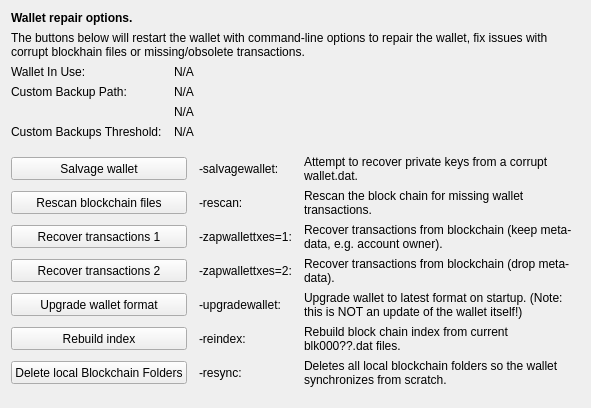
     <widget class="QWidget" name="tab_repair">
      <attribute name="title">
       <string>&amp;Wallet Repair</string>
      </attribute>
      <layout class="QGridLayout" name="gridLayout_4" columnstretch="0,0,0,0">
       <property name="horizontalSpacing">
        <number>12</number>
       </property>
       <item row="0" column="0" colspan="4">
        <widget class="QLabel" name="label_repair_header">
         <property name="font">
          <font>
           <weight>75</weight>
           <bold>true</bold>
          </font>
         </property>
         <property name="text">
          <string>Wallet repair options.</string>
         </property>
        </widget>
       </item>
       <item row="1" column="0" colspan="4">
        <widget class="QLabel" name="label_repair_helptext">
         <property name="font">
          <font>
           <weight>50</weight>
           <bold>false</bold>
          </font>
         </property>
         <property name="text">
          <string>The buttons below will restart the wallet with command-line options to repair the wallet, fix issues with corrupt blockhain files or missing/obsolete transactions.</string>
         </property>
         <property name="wordWrap">
          <bool>true</bool>
         </property>
        </widget>
       </item>
       <item row="2" column="0">
        <widget class="QLabel" name="wallet_path_label">
         <property name="text">
          <string>Wallet In Use:</string>
         </property>
        </widget>
       </item>
       <item row="2" column="1" colspan="3">
        <widget class="QLabel" name="wallet_path">
         <property name="cursor">
          <cursorShape>IBeamCursor</cursorShape>
         </property>
         <property name="text">
          <string>N/A</string>
         </property>
         <property name="textFormat">
          <enum>Qt::PlainText</enum>
         </property>
         <property name="textInteractionFlags">
          <set>Qt::LinksAccessibleByMouse|Qt::TextSelectableByKeyboard|Qt::TextSelectableByMouse</set>
         </property>
        </widget>
       </item>
       <item row="3" column="0">
        <widget class="QLabel" name="wallet_custombackuppath_label">
         <property name="text">
          <string>Custom Backup Path:</string>
         </property>
         <property name="visible">
          <bool>false</bool>
         </property>
        </widget>
       </item>
       <item row="3" column="1" colspan="3">
        <widget class="QLabel" name="wallet_custombackuppath">
         <property name="cursor">
          <cursorShape>IBeamCursor</cursorShape>
         </property>
         <property name="text">
          <string>N/A</string>
         </property>
         <property name="textFormat">
          <enum>Qt::PlainText</enum>
         </property>
         <property name="textInteractionFlags">
          <set>Qt::LinksAccessibleByMouse|Qt::TextSelectableByKeyboard|Qt::TextSelectableByMouse</set>
         </property>
         <property name="visible">
          <bool>false</bool>
         </property>
        </widget>
       </item>
       <item row="4" column="1" colspan="3">
        <widget class="QLabel" name="wallet_customzmchbackuppath">
         <property name="cursor">
          <cursorShape>IBeamCursor</cursorShape>
         </property>
         <property name="text">
          <string>N/A</string>
         </property>
         <property name="textFormat">
          <enum>Qt::PlainText</enum>
         </property>
         <property name="textInteractionFlags">
          <set>Qt::LinksAccessibleByMouse|Qt::TextSelectableByKeyboard|Qt::TextSelectableByMouse</set>
         </property>
         <property name="visible">
          <bool>false</bool>
         </property>
        </widget>
       </item>
       <item row="5" column="0">
        <widget class="QLabel" name="wallet_custombackupthreshold_label">
         <property name="text">
          <string>Custom Backups Threshold:</string>
         </property>
         <property name="visible">
          <bool>false</bool>
         </property>
        </widget>
       </item>
       <item row="5" column="1" colspan="3">
        <widget class="QLabel" name="wallet_custombackupthreshold">
         <property name="cursor">
          <cursorShape>IBeamCursor</cursorShape>
         </property>
         <property name="text">
          <string>N/A</string>
         </property>
         <property name="textFormat">
          <enum>Qt::PlainText</enum>
         </property>
         <property name="textInteractionFlags">
          <set>Qt::LinksAccessibleByMouse|Qt::TextSelectableByKeyboard|Qt::TextSelectableByMouse</set>
         </property>
         <property name="visible">
          <bool>false</bool>
         </property>
        </widget>
       </item>
       <item row="6" column="0">
        <spacer name="verticalSpacer_repair1">
         <property name="orientation">
          <enum>Qt::Vertical</enum>
         </property>
         <property name="sizeHint" stdset="0">
          <size>
           <width>10</width>
           <height>10</height>
          </size>
         </property>
        </spacer>
       </item>
       <item row="7" column="0" colspan="2">
        <widget class="QPushButton" name="btn_salvagewallet">
         <property name="minimumSize">
          <size>
           <width>100</width>
           <height>23</height>
          </size>
         </property>
         <property name="text">
          <string>Salvage wallet</string>
         </property>
        </widget>
       </item>
       <item row="7" column="2">
        <widget class="QLabel" name="label_repair_salvage_command">
         <property name="text">
          <string notr="true">-salvagewallet:</string>
         </property>
        </widget>
       </item>
       <item row="7" column="3">
        <widget class="QLabel" name="label_repair_salvage">
         <property name="text">
          <string>Attempt to recover private keys from a corrupt wallet.dat.</string>
         </property>
         <property name="wordWrap">
          <bool>true</bool>
         </property>
        </widget>
       </item>
       <item row="8" column="0" colspan="2">
        <widget class="QPushButton" name="btn_rescan">
         <property name="minimumSize">
          <size>
           <width>100</width>
           <height>23</height>
          </size>
         </property>
         <property name="text">
          <string>Rescan blockchain files</string>
         </property>
        </widget>
       </item>
       <item row="8" column="2">
        <widget class="QLabel" name="label_repair_rescan_command">
         <property name="text">
          <string notr="true">-rescan:</string>
         </property>
        </widget>
       </item>
       <item row="8" column="3">
        <widget class="QLabel" name="label_repair_rescan">
         <property name="text">
          <string>Rescan the block chain for missing wallet transactions.</string>
         </property>
         <property name="wordWrap">
          <bool>true</bool>
         </property>
        </widget>
       </item>
       <item row="9" column="0" colspan="2">
        <widget class="QPushButton" name="btn_zapwallettxes1">
         <property name="minimumSize">
          <size>
           <width>100</width>
           <height>23</height>
          </size>
         </property>
         <property name="text">
          <string>Recover transactions 1</string>
         </property>
        </widget>
       </item>
       <item row="9" column="2">
        <widget class="QLabel" name="label_repair_zap1_command">
         <property name="text">
          <string notr="true">-zapwallettxes=1:</string>
         </property>
        </widget>
       </item>
       <item row="9" column="3">
        <widget class="QLabel" name="label_repair_zap1">
         <property name="text">
          <string>Recover transactions from blockchain (keep meta-data, e.g. account owner).</string>
         </property>
         <property name="wordWrap">
          <bool>true</bool>
         </property>
        </widget>
       </item>
       <item row="10" column="0" colspan="2">
        <widget class="QPushButton" name="btn_zapwallettxes2">
         <property name="minimumSize">
          <size>
           <width>100</width>
           <height>23</height>
          </size>
         </property>
         <property name="text">
          <string>Recover transactions 2</string>
         </property>
        </widget>
       </item>
       <item row="10" column="2">
        <widget class="QLabel" name="label_repair_zap2_command">
         <property name="text">
          <string notr="true">-zapwallettxes=2:</string>
         </property>
        </widget>
       </item>
       <item row="10" column="3">
        <widget class="QLabel" name="label_repair_zap2">
         <property name="text">
          <string>Recover transactions from blockchain (drop meta-data).</string>
         </property>
         <property name="wordWrap">
          <bool>true</bool>
         </property>
        </widget>
       </item>
       <item row="11" column="0" colspan="2">
        <widget class="QPushButton" name="btn_upgradewallet">
         <property name="minimumSize">
          <size>
           <width>100</width>
           <height>23</height>
          </size>
         </property>
         <property name="text">
          <string>Upgrade wallet format</string>
         </property>
        </widget>
       </item>
       <item row="11" column="2">
        <widget class="QLabel" name="label_repair_upgrade_command">
         <property name="text">
          <string notr="true">-upgradewallet:</string>
         </property>
        </widget>
       </item>
       <item row="11" column="3">
        <widget class="QLabel" name="label_repair_upgrade">
         <property name="text">
          <string>Upgrade wallet to latest format on startup. (Note: this is NOT an update of the wallet itself!)</string>
         </property>
         <property name="wordWrap">
          <bool>true</bool>
         </property>
        </widget>
       </item>
       <item row="12" column="0" colspan="2">
        <widget class="QPushButton" name="btn_reindex">
         <property name="minimumSize">
          <size>
           <width>100</width>
           <height>23</height>
          </size>
         </property>
         <property name="text">
          <string>Rebuild index</string>
         </property>
        </widget>
       </item>
       <item row="12" column="2">
        <widget class="QLabel" name="label_repair_reindex_command">
         <property name="text">
          <string notr="true">-reindex:</string>
         </property>
        </widget>
       </item>
       <item row="12" column="3">
        <widget class="QLabel" name="label_repair_reindex">
         <property name="text">
          <string>Rebuild block chain index from current blk000??.dat files.</string>
         </property>
         <property name="wordWrap">
          <bool>true</bool>
         </property>
        </widget>
       </item>
       <item row="13" column="0" colspan="2">
        <widget class="QPushButton" name="btn_resync">
         <property name="minimumSize">
          <size>
           <width>100</width>
           <height>23</height>
          </size>
         </property>
         <property name="text">
          <string>Delete local Blockchain Folders</string>
         </property>
        </widget>
       </item>
       <item row="13" column="2">
        <widget class="QLabel" name="label_repair_resync_command">
         <property name="text">
          <string>-resync:</string>
         </property>
        </widget>
       </item>
       <item row="13" column="3">
        <widget class="QLabel" name="label_repair_resync">
         <property name="text">
          <string>Deletes all local blockchain folders so the wallet synchronizes from scratch.</string>
         </property>
         <property name="wordWrap">
          <bool>true</bool>
         </property>
        </widget>
       </item>
       <item row="14" column="0">
        <spacer name="verticalSpacer_repair2">
         <property name="orientation">
          <enum>Qt::Vertical</enum>
         </property>
         <property name="sizeHint" stdset="0">
          <size>
           <width>20</width>
           <height>10</height>
          </size>
         </property>
        </spacer>
       </item>
      </layout>
     </widget>
